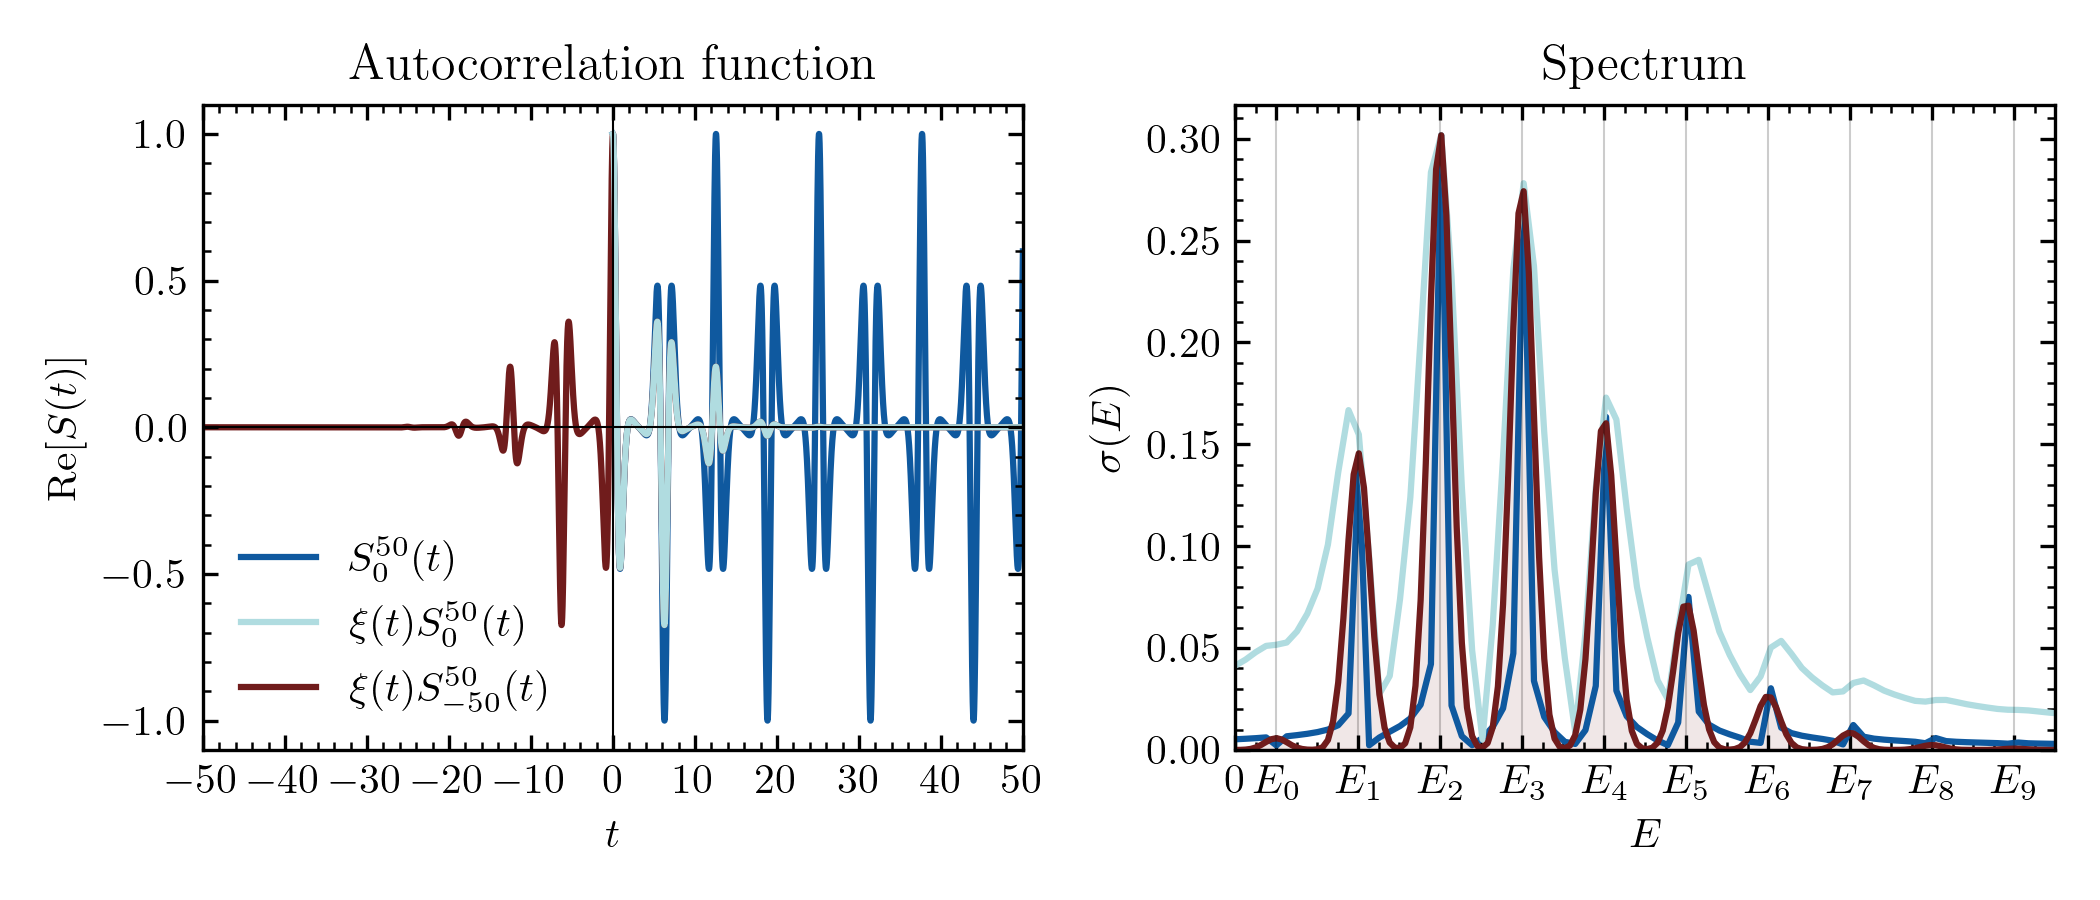

Here is the Python script that generated this plot:
"""Picture for theoretical background of the autocorrelation function."""

import matplotlib.pyplot as plt
import matplotlib.ticker as ticker
import numpy as np

### input ###
tmax = 50
tplot = 50
tgrid = 100000
omega = 1
nstates = 20
sigma = 5

colors = ['#701C1C', '#0F599F', '#B0DCE0']

### code ###
tmin = -tmax
t = np.linspace(0, tmax, tgrid)
t2 = np.linspace(tmin, tmax, 2*tgrid)

ho_energies = np.array([0.5*omega + n for n in range(nstates)])
ho_coeffs = ho_energies**3*1/(np.exp(ho_energies) - 1)
ho_coeffs /= np.sqrt(np.sum(ho_coeffs**2))

signal = np.zeros(shape=tgrid, dtype=complex)
signal2 = np.zeros(shape=2*tgrid, dtype=complex)
for state in range(nstates):
    signal += ho_coeffs[state]**2*np.exp(-1j*ho_energies[state]*t)
    signal2 += ho_coeffs[state]**2*np.exp(-1j*ho_energies[state]*t2)

gamma = 0.25
signal_damp = signal*np.exp(-gamma*t**2/sigma**2)
signal2 = signal2*np.exp(-gamma*t2**2/sigma**2)

frequency = np.fft.ifftshift(2*np.pi*np.fft.fftfreq(tgrid, t[1] - t[0]))
spectrum = np.fft.ifftshift(np.fft.ifft(signal))
spectrum /= np.max(np.abs(spectrum))/np.max(ho_coeffs**2)

spectrum_damp = np.fft.ifftshift(np.fft.ifft(signal_damp))
spectrum_damp /= np.max(np.abs(spectrum_damp))/np.max(ho_coeffs**2)

frequency2 = np.fft.ifftshift(2*np.pi*np.fft.fftfreq(2*tgrid, t2[1] - t2[0]))
spectrum2 = np.fft.ifftshift(np.fft.ifft(signal2))
spectrum2 /= np.max(np.abs(spectrum2))/np.max(ho_coeffs**2)

# plotting
plt.rc('text', usetex=True)
plt.rc('font', family='serif')

fig, axs = plt.subplots(1, 2, figsize=(7.0, 3.))

axs[0].plot(t, np.real(signal), color=colors[1], ls='-', label=r"$S_0^{50}(t)$", zorder=-1)
axs[0].plot(t, np.real(signal_damp), color=colors[2], ls='-', label=r"$\xi(t)S_0^{50}(t)$", zorder=1)
axs[0].plot(t2, np.real(signal2), color=colors[0], ls='-', label=r"$\xi(t)S_{-50}^{50}(t)$", zorder=0)


axs[0].set_title(r"Autocorrelation function")
axs[0].set_xlabel(r"$t$")
axs[0].set_ylabel(r"$\mathrm{Re}[S(t)]$")

axs[0].set_xticks(np.arange(-100, 100, 10))
axs[0].set_xlim(-tplot, tplot)
axs[0].set_ylim(-1.1, 1.1)

axs[0].tick_params('both', direction='in', which='both', top=True, right=True)
axs[0].minorticks_on()
axs[0].legend(frameon=False, loc='lower left', handlelength=1.8, labelspacing=0.5)
axs[0].axhline(y=0, color='black', linewidth=0.5)
axs[0].axvline(x=0, color='black', linewidth=0.5)

axs[1].plot(frequency, np.abs(spectrum), color=colors[1], ls='-')
axs[1].plot(frequency, np.abs(spectrum_damp), color=colors[2], ls='-')
axs[1].plot(frequency2, np.abs(spectrum2), color=colors[0], ls='-')

axs[1].fill_between(frequency2, np.abs(spectrum2), 0, alpha=0.1, color=colors[0])
for state in range(nstates):
    axs[1].axvline(ho_energies[state], color='black', linewidth=0.5, alpha=0.2)

axs[1].set_title(r"Spectrum")
axs[1].set_xlabel(r"$E$")
axs[1].set_ylabel(r"$\sigma(E)$")

axs[1].set_xticks([0] + list(ho_energies), ['0'] + [f"$E_{e:d}$" for e in range(nstates)])
axs[1].set_xlim(0, 0.5*omega*nstates)
axs[1].set_ylim(0)

axs[1].tick_params('both', direction='in', which='both', top=True, right=True)
axs[1].minorticks_on()
axs[1].xaxis.set_minor_locator(ticker.MultipleLocator(omega/4))  # minor ticks separator

plt.tight_layout()
plt.savefig('autocorr3', dpi=300)
plt.show()
